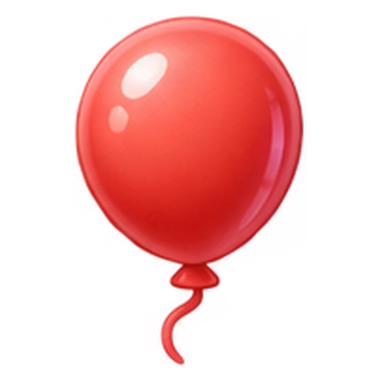
#> input picture lernzeit/assets/math/shared_ui/Balloon_Red.png, 380 x 380 px
$ python make_balloons.py
#> lines starting #> are read from the running program, lines starting #| are printed output that depends on the picture; after the words box and inside, x2 and y2 are one past the last pixel; in counts of white or black regions, pixels touching at a corner belong together
#!/usr/bin/env python3
"""Balloon colours for the reward game: hue-shifted copies of Balloon_Red.png.
   python3 tools/make_balloons.py   -> lernzeit/assets/game/Balloon_<Farbe>.png
"""
import os
import numpy as np
from PIL import Image

A = os.path.join(os.path.dirname(__file__), "..", "lernzeit", "assets")
SHIFT = {"Rot": 0, "Orange": 28, "Gelb": 50, "Gruen": 120, "Blau": 210, "Lila": 280}


def shift(img: Image.Image, deg: float) -> Image.Image:
    hsv = np.array(img.convert("RGB").convert("HSV")).astype(np.int32)
    sat_mask = hsv[..., 1] > 40                    # keep the white shine and the dark string
    hsv[..., 0] = np.where(sat_mask, (hsv[..., 0] + int(deg / 360 * 255)) % 256, hsv[..., 0])
    out = Image.fromarray(hsv.astype(np.uint8), "HSV").convert("RGB")
    out.putalpha(img.getchannel("A"))
    return out


def main():
    src = Image.open(os.path.join(A, "math", "shared_ui", "Balloon_Red.png")).convert("RGBA")
#> src is the input picture: PIL image 380x380 RGBA; mean R, G, B, A 103.3, 39.5, 39.5, 79.9
    dst = os.path.join(A, "game")
    os.makedirs(dst, exist_ok=True)
    for name, deg in SHIFT.items():
        shift(src, deg).save(os.path.join(dst, f"Balloon_{name}.png"), optimize=True)
#> this loop made 6 passes
#> pass 1, in shift, `hsv = np.array(img.convert("RGB").convert("HSV")).astype(np.int32)`:
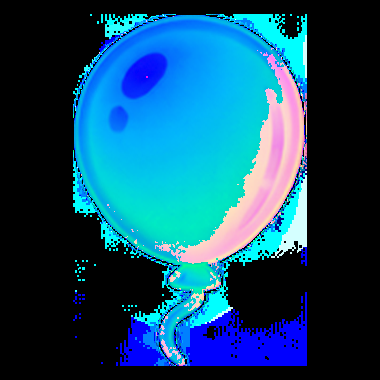
#> hsv: shape (380, 380, 3) int32; mean R, G, B 18.2, 73.9, 103.3
#> pass 1, in shift, `sat_mask = hsv[..., 1] > 40`:
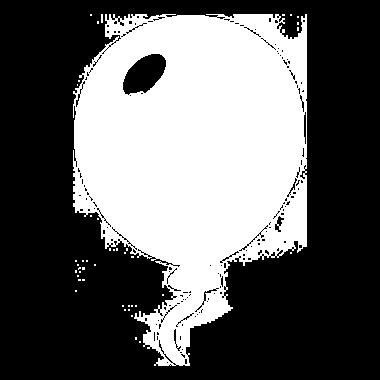
#> sat_mask: shape (380, 380) bool; 38.8% white; 43 white regions (42 under 20 px), largest, box (x1, y1, x2, y2) and area: (73, 14, 307, 366) 55877
#> pass 1, in shift, `out = Image.fromarray(hsv.astype(np.uint8), "HSV").convert("RGB")`:
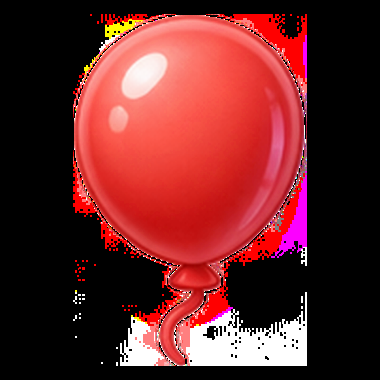
#> out: PIL image 380x380 RGB; mean R, G, B 103.2, 39.2, 39.8
    print(len(SHIFT), "balloons ->", os.path.normpath(dst))
#| 6 balloons -> lernzeit/assets/game


if __name__ == "__main__":
    main()
